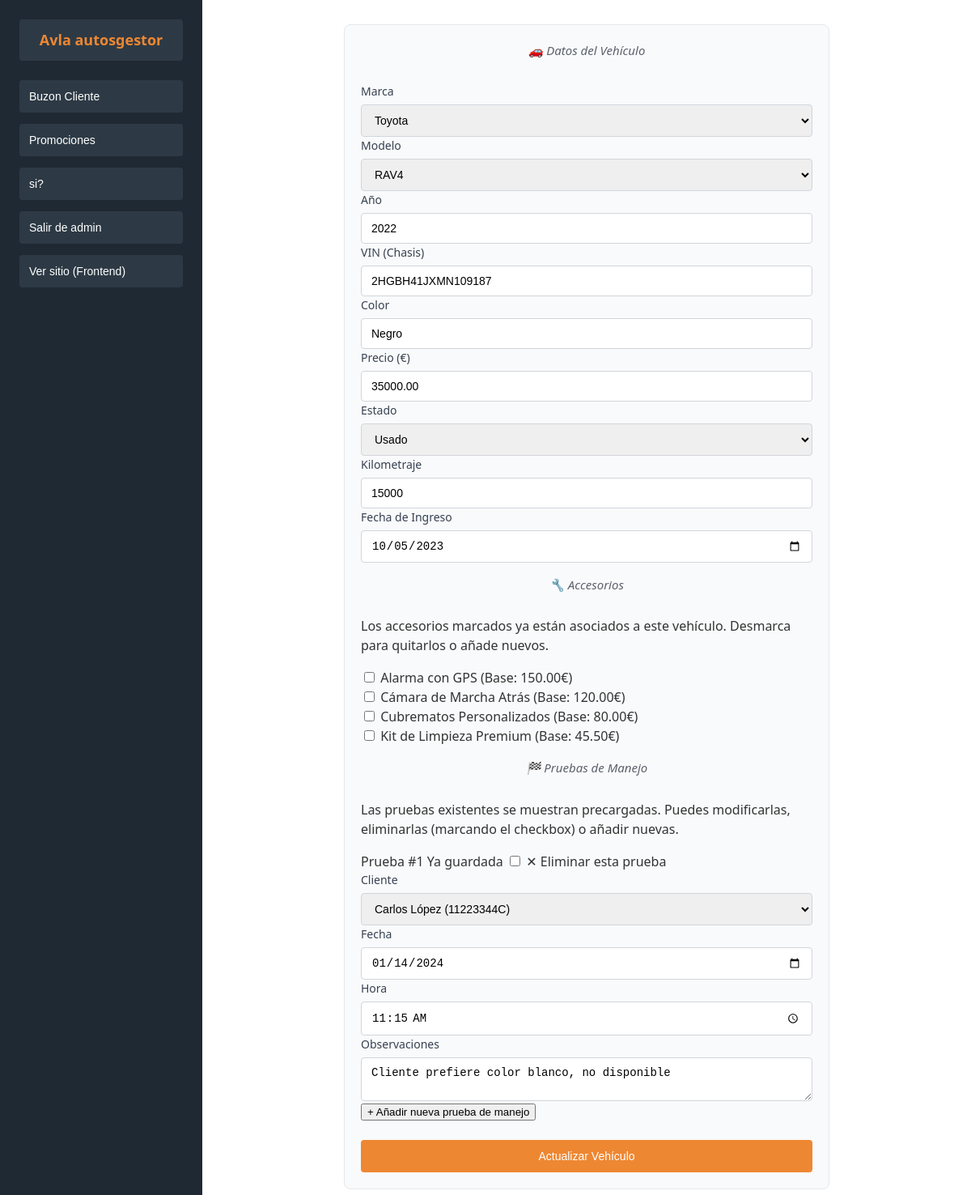
Page /escritorio.php?accion=editar&id=2 (signed in) on the committed database.
### tables this page shows
CREATE TABLE vehiculo(
    id INT PRIMARY KEY AUTO_INCREMENT,
    marca_id INT NOT NULL,
    modelo_id INT NOT NULL,
    año INT NOT NULL CHECK (año >= 1900 AND año <= 2100),
    vin VARCHAR(17) UNIQUE NOT NULL,
    color VARCHAR(50) NOT NULL,
    precio DECIMAL(12,2) NOT NULL CHECK (precio >= 0),
    estado VARCHAR(10) CHECK (estado IN ('nuevo', 'usado')),
    kilometraje INT DEFAULT 0 CHECK (kilometraje >= 0),
    fecha_ingreso DATE NOT NULL,
    INDEX idx_marca (marca_id),
    INDEX idx_modelo (modelo_id),
    INDEX idx_vin (vin),
    FOREIGN KEY (marca_id) REFERENCES marca(id) ON DELETE RESTRICT,
    FOREIGN KEY (modelo_id) REFERENCES modelo(id) ON DELETE RESTRICT
);

CREATE TABLE marca(
    id INT PRIMARY KEY AUTO_INCREMENT,
    nombre VARCHAR(100) NOT NULL,
    pais_origen VARCHAR(100) NOT NULL,
    INDEX idx_nombre (nombre)
);

CREATE TABLE modelo(
    id INT PRIMARY KEY AUTO_INCREMENT,
    marca_id INT NOT NULL,
    nombre VARCHAR(100) NOT NULL,
    tipo VARCHAR(50) CHECK (tipo IN ('sedan', 'SUV', 'pickup', 'berlina', 'furgoneta', 'coupé', 'descapotable', 'ranchera')),
    INDEX idx_marca (marca_id),
    INDEX idx_nombre (nombre),
    FOREIGN KEY (marca_id) REFERENCES marca(id) ON DELETE CASCADE
);

CREATE TABLE accesorio(
    id INT PRIMARY KEY AUTO_INCREMENT,
    nombre VARCHAR(255) NOT NULL,
    precio DECIMAL(10,2) NOT NULL CHECK (precio >= 0),
    stock INT NOT NULL CHECK (stock >= 0),
    INDEX idx_nombre (nombre)
);

CREATE TABLE prueba_manejo(
    id INT PRIMARY KEY AUTO_INCREMENT,
    vehiculo_id INT NOT NULL,
    cliente_id INT NOT NULL,
    fecha DATE NOT NULL,
    hora TIME NOT NULL,
    observaciones TEXT,
    INDEX idx_vehiculo (vehiculo_id),
    INDEX idx_cliente (cliente_id),
    INDEX idx_fecha (fecha),
    FOREIGN KEY (vehiculo_id) REFERENCES vehiculo(id) ON DELETE RESTRICT,
    FOREIGN KEY (cliente_id) REFERENCES cliente(id) ON DELETE RESTRICT
);

CREATE TABLE cliente(
    id INT PRIMARY KEY AUTO_INCREMENT,
    nombre VARCHAR(255) NOT NULL,
    contrasena VARCHAR(255) NOT NULL,
    usuario VARCHAR(50) UNIQUE,
    DNI_NIE VARCHAR(9) UNIQUE NOT NULL,
    email VARCHAR(255) UNIQUE NOT NULL,
    telefono VARCHAR(20) NOT NULL,
    fecha_registro TIMESTAMP DEFAULT CURRENT_TIMESTAMP,
    INDEX idx_dni (DNI_NIE),
    INDEX idx_email (email)
);

### inc/update/formularioactualizar.php (the view, shortened to what this page needs)
<?php
include dirname(__DIR__, 2) . "/db.php";
$id = intval($_GET['id']);
$resultado = $conexion->query("SELECT * FROM vehiculo WHERE id = $id");
$fila = $resultado->fetch_assoc();
$marcas  = $conexion->query("SELECT id, nombre FROM marca ORDER BY nombre ASC");
$modelos = $conexion->query("SELECT id, nombre FROM modelo ORDER BY nombre ASC");
$clientes = $conexion->query("SELECT id, nombre, DNI_NIE FROM cliente ORDER BY nombre ASC");
$accesorios = $conexion->query("SELECT id, nombre, precio FROM accesorio WHERE stock > 0 ORDER BY nombre ASC");
$accesorios_actuales = [];
$pruebas_actuales = [];
$res_pruebas = $conexion->query(
    "SELECT id, cliente_id, fecha, hora, observaciones FROM prueba_manejo
     WHERE vehiculo_id = $id ORDER BY fecha ASC, hora ASC"
);
while ($p = $res_pruebas->fetch_assoc()) {
    $pruebas_actuales[] = $p;
}
?>
<form action="inc/update/procesaformulario.php" method="POST" id="formActualizar">
    <div class="form-seccion">
        <h3 class="form-seccion-titulo">🚗 Datos del Vehículo</h3>
        <div class="controlformulario">
            <label for="marca_id">Marca</label>
            <select name="marca_id" id="marca_id" required>
                <?php $marcas->data_seek(0); while($m = $marcas->fetch_assoc()): ?>
                    <option value="<?= $m['id'] ?>" <?= $m['id'] == $fila['marca_id'] ? 'selected' : '' ?>>
                        <?= htmlspecialchars($m['nombre']) ?>
                    </option>
                <?php endwhile; ?>
            </select>
        </div>
        <div class="controlformulario">
            <label for="modelo_id">Modelo</label>
            <select name="modelo_id" id="modelo_id" required>
                <?php $modelos->data_seek(0); while($mo = $modelos->fetch_assoc()): ?>
                    <option value="<?= $mo['id'] ?>" <?= $mo['id'] == $fila['modelo_id'] ? 'selected' : '' ?>>
                        <?= htmlspecialchars($mo['nombre']) ?>
                    </option>
                <?php endwhile; ?>
            </select>
        </div>
        <div class="controlformulario">
            <label for="año">Año</label>
            <input type="number" name="año" id="año" min="1900" max="2100"
                   value="<?= htmlspecialchars($fila['año']) ?>" required>
        </div>
        <div class="controlformulario">
            <label for="vin">VIN (Chasis)</label>
            <input type="text" name="vin" id="vin" maxlength="17" pattern="[A-HJ-NPR-Z0-9]{17}"
                   placeholder="17 caracteres alfanuméricos" required
                   title="El VIN debe tener 17 caracteres sin I, O o Q"
                   value="<?= htmlspecialchars($fila['vin']) ?>">
        </div>
        <div class="controlformulario">
            <label for="color">Color</label>
            <input type="text" name="color" id="color" maxlength="50" required
                   value="<?= htmlspecialchars($fila['color']) ?>">
        </div>
        <div class="controlformulario">
            <label for="precio">Precio (€)</label>
            <input type="number" name="precio" id="precio" step="0.01" min="0" required
                   value="<?= htmlspecialchars($fila['precio']) ?>">
        </div>
        <div class="controlformulario">
            <label for="estado">Estado</label>
            <select name="estado" id="estado" required>
                <option value="usado" <?= $fila['estado'] == 'usado' ? 'selected' : '' ?>>Usado</option>
            </select>
        </div>
        <div class="controlformulario">
            <label for="kilometraje">Kilometraje</label>
            <input type="number" name="kilometraje" id="kilometraje" min="0"
                   value="<?= htmlspecialchars($fila['kilometraje']) ?>">
        </div>
        <div class="controlformulario">
            <label for="fecha_ingreso">Fecha de Ingreso</label>
            <input type="date" name="fecha_ingreso" id="fecha_ingreso"
                   value="<?= htmlspecialchars($fila['fecha_ingreso']) ?>">
        </div>
    </div>
    <div class="form-seccion">
        <h3 class="form-seccion-titulo">🔧 Accesorios</h3>
        <p class="form-seccion-desc">Los accesorios marcados ya están asociados a este vehículo. Desmarca para quitarlos o añade nuevos.</p>
        <div id="accesorios-lista">
            <?php $accesorios->data_seek(0); while ($acc = $accesorios->fetch_assoc()): ?>
            <?php
                $ya_asociado = array_key_exists($acc['id'], $accesorios_actuales);
            ?>
            <div class="accesorio-item">
                <label class="accesorio-label">
                    <input type="checkbox"
                           name="accesorios[]"
                           value="<?= $acc['id'] ?>"
                           class="acc-check"
                           data-id="<?= $acc['id'] ?>"
                           <?= $ya_asociado ? 'checked' : '' ?>>
                    <span><?= htmlspecialchars($acc['nombre']) ?></span>
                    <span class="acc-precio-base">(Base: <?= number_format($acc['precio'], 2) ?>€)</span>
                </label>
            </div>
            <?php endwhile; ?>
        </div>
    </div>
    <div class="form-seccion">
        <h3 class="form-seccion-titulo">🏁 Pruebas de Manejo</h3>
        <p class="form-seccion-desc">
            Las pruebas existentes se muestran precargadas. Puedes modificarlas, eliminarlas (marcando el checkbox) o añadir nuevas.
        </p>
        <div id="pruebas-container">
            <?php if (!empty($pruebas_actuales)): ?>
            <?php foreach ($pruebas_actuales as $i => $prueba): ?>
            <div class="prueba-item prueba-existente">
                <div class="prueba-header">
                    <span>Prueba #<?= $i + 1 ?> <span class="badge-existente">Ya guardada</span></span>
                    <label class="eliminar-prueba-label">
                        <input type="checkbox"
                               name="prueba_eliminar[]"
                               value="<?= $prueba['id'] ?>">
                        ✕ Eliminar esta prueba
                    </label>
                </div>
                <div class="prueba-campos">
                    <div class="controlformulario">
                        <label>Cliente</label>
                        <select name="prueba_cliente_id[]" required>
                            <?php $clientes->data_seek(0); while ($cl = $clientes->fetch_assoc()): ?>
                                <option value="<?= $cl['id'] ?>"
                                    <?= $cl['id'] == $prueba['cliente_id'] ? 'selected' : '' ?>>
                                    <?= htmlspecialchars($cl['nombre']) ?> (<?= htmlspecialchars($cl['DNI_NIE']) ?>)
                                </option>
                            <?php endwhile; ?>
                        </select>
                    </div>
                    <div class="controlformulario">
                        <label>Fecha</label>
                        <input type="date" name="prueba_fecha[]"
                               value="<?= htmlspecialchars($prueba['fecha']) ?>" required>
                    </div>
                    <div class="controlformulario">
                        <label>Hora</label>
                        <input type="time" name="prueba_hora[]"
                               value="<?= htmlspecialchars($prueba['hora']) ?>" required>
                    </div>
                    <div class="controlformulario">
                        <label>Observaciones</label>
                        <textarea name="prueba_observaciones[]" rows="2"><?= htmlspecialchars($prueba['observaciones']) ?></textarea>
                    </div>
                </div>
            </div>
            <?php endforeach; ?>
            <?php endif; ?>
        </div>
        <button type="button" class="btn-añadir-prueba" onclick="añadirNuevaPrueba()">
            + Añadir nueva prueba de manejo
        </button>
    </div>
    <input type="submit" value="Actualizar Vehículo">
</form>

### css/escritorio.css (style rules this page uses)
*, *::before, *::after { box-sizing: border-box; }
html, body { width: 100%; height: 100%; margin: 0; font-family: system-ui, -apple-system, BlinkMacSystemFont, 'Segoe UI', Roboto, sans-serif; background: #ffffff; color: #333; line-height: 1.5; }
body { display: flex; min-height: 100vh; }
main h3 { font-size: 15px; font-weight: 400; margin: 0 0 28px 0; color: #5b616c; text-align: center; font-style: italic; }
form { display: flex; flex-direction: column; gap: 16px; max-width: 600px; margin: 0 auto; padding: 20px; background: #f9fafb; border-radius: 8px; border: 1px solid #e5e7eb; }
.controlformulario { display: flex; flex-direction: column; gap: 6px; }
.controlformulario label { font-weight: 500; color: #374151; font-size: 14px; }
form input, form textarea, form select { padding: 10px 12px; border: 1px solid #d1d5db; border-radius: 4px; font-size: 14px; transition: border-color 0.2s ease, box-shadow 0.2s ease; }
form button[type="submit"], form input[type="submit"] { background: #ee8732; color: white; border: none; padding: 12px 20px; border-radius: 4px; font-size: 14px; font-weight: 500; cursor: pointer; transition: background 0.2s ease; margin-top: 8px; }

### rows in the picture
vehiculo: marca_id "Toyota", modelo_id "RAV4", año "2022", vin "2HGBH41JXMN109187", color "Negro", precio "35000.00", estado "Usado", kilometraje "15000", fecha_ingreso "10/05/2023"
accesorio: nombre "Alarma con GPS", precio "150.00"
accesorio: nombre "Cámara de Marcha Atrás", precio "120.00"
accesorio: nombre "Cubrematos Personalizados", precio "80.00"
accesorio: nombre "Kit de Limpieza Premium", precio "45.50"
prueba_manejo: cliente.nombre "Carlos López (11223344C)", fecha "01/14/2024", hora "11:15:00", observaciones "Cliente prefiere color blanco, no disponible"
